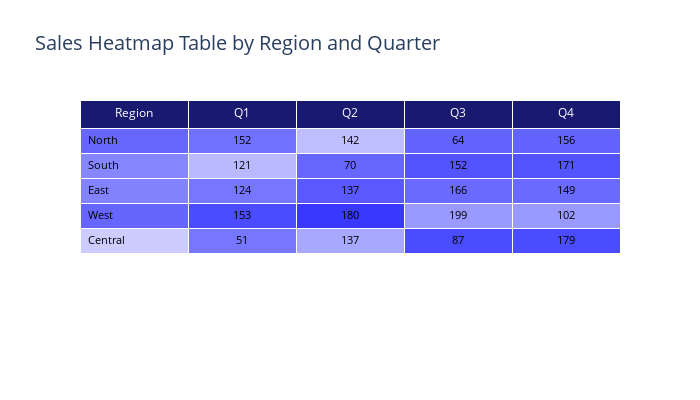

This figure's notebook cell:
### Code cell
# Create a heatmap table
fig4 = go.Figure(
    data=[
        go.Table(
            header=dict(
                values=["Region"] + list(sales_data.columns),
                fill_color="midnightblue",
                align="center",
                font=dict(color="white", size=12),
            ),
            cells=dict(
                values=[sales_data.index] + [sales_data[col] for col in sales_data.columns],
                # Apply heatmap colors: Calculate RGB values based on sales data.
                # Higher sales -> lower R & G values -> darker blue.
                fill_color=[
                    [f"rgb({255 - val}, {255 - val}, 255)" for val in sales_data[col]] for col in sales_data.columns
                ],
                align=["left"] + ["center"] * len(sales_data.columns),
                font=dict(color="black", size=11),
                height=25,
                format=[None] + [", .0f"] * len(sales_data.columns),
            ),
        )
    ]
)

fig4.update_layout(
    title_text="Sales Heatmap Table by Region and Quarter", title_font=dict(size=20), width=700, height=400
)

fig4.show()

### Figure 1 — Plotly figure (JSON) as saved in the notebook; plotly's stock layout.template omitted (floating-point values rounded to 4 significant figures)
{"data": [{"cells": {"align": ["left", "center", "center", "center", "center"], "fill": {"color": [["rgb(103, 103, 255)", "rgb(134, 134, 255)", "rgb(131, 131, 255)", "rgb(102, 102, 255)", "rgb(204, 204, 255)"], ["rgb(113, 113, 255)", "rgb(185, 185, 255)", "rgb(118, 118, 255)", "rgb(75, 75, 255)", "rgb(118, 118, 255)"], ["rgb(191, 191, 255)", "rgb(103, 103, 255)", "rgb(89, 89, 255)", "rgb(56, 56, 255)", "rgb(168, 168, 255)"], ["rgb(99, 99, 255)", "rgb(84, 84, 255)", "rgb(106, 106, 255)", "rgb(153, 153, 255)", "rgb(76, 76, 255)"]]}, "font": {"color": "black", "size": 11}, "format": [null, ", .0f", ", .0f", ", .0f", ", .0f"], "height": 25, "values": [["North", "South", "East", "West", "Central"], [152, 121, 124, 153, 51], [142, 70, 137, 180, 137], [64, 152, 166, 199, 87], [156, 171, 149, 102, 179]]}, "header": {"align": "center", "fill": {"color": "midnightblue"}, "font": {"color": "white", "size": 12}, "values": ["Region", "Q1", "Q2", "Q3", "Q4"]}, "type": "table"}], "layout": {"height": 400, "title": {"font": {"size": 20}, "text": "Sales Heatmap Table by Region and Quarter"}, "width": 700}}
